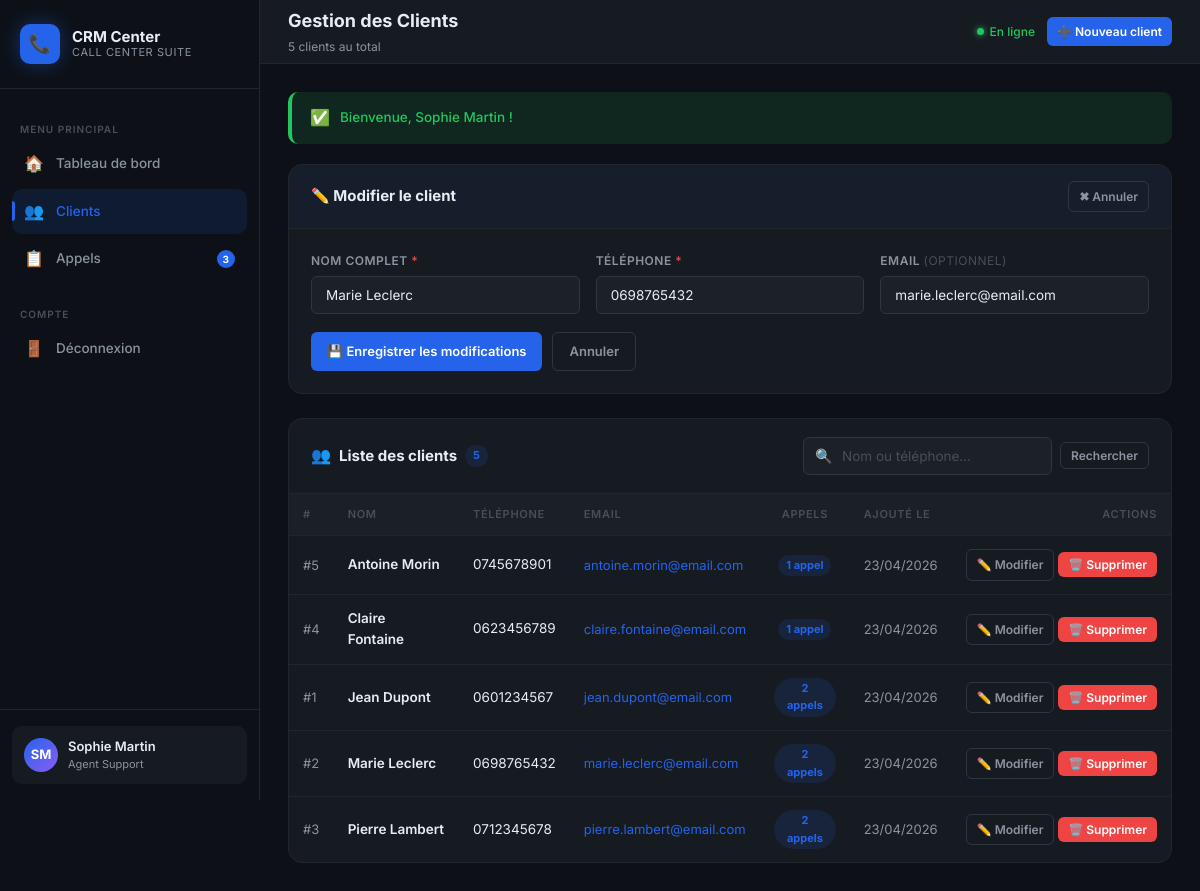
/clients.php?action=edit&id=2 (signed in), run on the app's committed database.
### tables this page shows
CREATE TABLE clients (
    id         INT UNSIGNED    AUTO_INCREMENT PRIMARY KEY,
    name       VARCHAR(100)    NOT NULL,
    phone      VARCHAR(30)     NOT NULL,
    email      VARCHAR(150)    DEFAULT NULL,
    notes      TEXT            DEFAULT NULL,
    created_at DATETIME        NOT NULL DEFAULT CURRENT_TIMESTAMP,
    updated_at DATETIME        NOT NULL DEFAULT CURRENT_TIMESTAMP ON UPDATE CURRENT_TIMESTAMP
);

### config.php (called while the page is built, shortened)
<?php
function get_flash(): ?array
{
    if (!empty($_SESSION['flash'])) {
        $flash = $_SESSION['flash'];
        return $flash;
    }
    return null;
}

### clients.php (the view, shortened to what this page needs)
<?php
require_once 'config.php';
$action     = trim($_GET['action'] ?? '');
$clientId   = (int) ($_GET['id']     ?? 0);
$formData   = ['name' => '', 'phone' => '', 'email' => ''];
if ($action === 'edit' && $clientId > 0 && $_SERVER['REQUEST_METHOD'] === 'GET') {
    $stmt = $pdo->prepare('SELECT * FROM clients WHERE id = :id');
    $stmt->execute([':id' => $clientId]);
    $editClient = $stmt->fetch();
    $formData = [
        'name'  => $editClient['name'],
        'phone' => $editClient['phone'],
        'email' => $editClient['email'] ?? '',
    ];
}
$search = trim($_GET['search'] ?? '');
if ($search !== '') {
    $like = '%' . $search . '%';
    $stmt = $pdo->prepare(
        'SELECT * FROM clients
         WHERE name LIKE :s1 OR phone LIKE :s2
         ORDER BY name ASC'
    );
    $stmt->execute([':s1' => $like, ':s2' => $like]);
} else {
    $stmt = $pdo->query('SELECT * FROM clients ORDER BY name ASC');
}
$clients = $stmt->fetchAll();
$callCounts = [];
$ccStmt = $pdo->query('SELECT client_id, COUNT(*) AS total FROM calls GROUP BY client_id');
foreach ($ccStmt->fetchAll() as $row) {
    $callCounts[$row['client_id']] = (int) $row['total'];
}
$flash = get_flash();
?>
<!DOCTYPE html>
<html lang="fr">
<head>
    <link rel="stylesheet" href="css/style.css">
</head>
<body>
<div class="app-wrapper">
    <?php include 'includes/sidebar.php'; ?>
    <div class="main-content">
        <header class="top-header">
            <div>
                <div class="header-title">Gestion des Clients</div>
                <div class="header-meta">
                    <?= count($clients) ?> client<?= count($clients) !== 1 ? 's' : '' ?>
                    <?= $search !== '' ? ' trouvé(s) pour « <strong>' . htmlspecialchars($search) . '</strong> »' : ' au total' ?>
                </div>
            </div>
            <div class="header-actions">
                <span class="status-badge-online">En ligne</span>
                <?php if ($action !== 'add'): ?>
                    <a href="clients.php?action=add" class="btn btn-primary btn-sm" id="btn-add-client">
                        ➕ Nouveau client
                    </a>
                <?php else: ?>
                    <a href="clients.php" class="btn btn-ghost btn-sm">✖ Annuler</a>
                <?php endif; ?>
            </div>
        </header>
        <div class="page-body">
            <?php if ($flash): ?>
                <div class="flash flash-<?= htmlspecialchars($flash['type']) ?>">
                    <span class="flash-icon"><?= $flash['type'] === 'success' ? '✅' : '❌' ?></span>
                    <?= htmlspecialchars($flash['message']) ?>
                </div>
            <?php endif; ?>
            <?php if ($action === 'add' || ($action === 'edit' && $clientId > 0)): ?>
            <div class="form-panel" id="client-form-panel">
                <div class="form-panel-header">
                    <div class="form-panel-title">
                        <?= $action === 'add' ? '➕ Ajouter un nouveau client' : '✏️ Modifier le client' ?>
                    </div>
                    <a href="clients.php" class="btn btn-ghost btn-sm">✖ Annuler</a>
                </div>
                <div class="form-panel-body">
                    <form
                        method="POST"
                        action="clients.php?action=<?= htmlspecialchars($action) ?><?= $action === 'edit' ? '&id=' . $clientId : '' ?>"
                        novalidate
                        id="client-form"
                    >
                        <div class="form-grid">
                            <div class="form-group">
                                <label for="name">Nom complet <span style="color:var(--danger)">*</span></label>
                                <input
                                    type="text"
                                    id="name"
                                    name="name"
                                    value="<?= htmlspecialchars($formData['name']) ?>"
                                    placeholder="Ex : Jean Dupont"
                                    maxlength="100"
                                    required
                                    autofocus
                                >
                            </div>
                            <div class="form-group">
                                <label for="phone">Téléphone <span style="color:var(--danger)">*</span></label>
                                <input
                                    type="tel"
                                    id="phone"
                                    name="phone"
                                    value="<?= htmlspecialchars($formData['phone']) ?>"
                                    placeholder="Ex : 06 01 23 45 67"
                                    maxlength="30"
                                    required
                                >
                            </div>
                            <div class="form-group">
                                <label for="email">Email <span style="color:var(--text-muted);font-weight:400;">(optionnel)</span></label>
                                <input
                                    type="email"
                                    id="email"
                                    name="email"
                                    value="<?= htmlspecialchars($formData['email']) ?>"
                                    placeholder="Ex : jean@example.com"
                                    maxlength="150"
                                >
                            </div>
                        </div>
                        <div class="form-actions" style="margin-top:18px;">
                            <button type="submit" class="btn btn-primary" id="btn-submit-client">
                                <?= $action === 'add' ? '➕ Ajouter le client' : '💾 Enregistrer les modifications' ?>
                            </button>
                            <a href="clients.php" class="btn btn-ghost">Annuler</a>
                        </div>
                    </form>
                </div>
            </div>
            <?php endif; ?>
            <div class="panel">
                <div class="panel-header">
                    <div class="panel-title">
                        <span class="panel-icon">👥</span>
                        Liste des clients
                        <span class="client-count-pill"><?= count($clients) ?></span>
                    </div>
                    <form method="GET" action="clients.php" id="search-form" style="display:flex;gap:8px;align-items:center;">
                        <div class="search-bar">
                            <span class="search-icon">🔍</span>
                            <input
                                type="text"
                                name="search"
                                id="search-input"
                                value="<?= htmlspecialchars($search) ?>"
                                placeholder="Nom ou téléphone…"
                                autocomplete="off"
                            >
                        </div>
                        <button type="submit" class="btn btn-ghost btn-sm">Rechercher</button>
                    </form>
                </div>
                <div class="table-wrapper">
                    <?php if (empty($clients)): ?>
                        <div class="empty-state">
                            <div class="empty-icon">👥</div>
                            <?php if ($search !== ''): ?>
                                <h3>Aucun résultat pour « <?= htmlspecialchars($search) ?> »</h3>
                                <p>Essayez un autre nom ou numéro de téléphone.</p>
                            <?php else: ?>
                                <h3>Aucun client enregistré</h3>
                                <p>Cliquez sur <strong>Nouveau client</strong> pour commencer.</p>
                            <?php endif; ?>
                        </div>
                    <?php else: ?>
                    <table id="clients-table">
                        <thead>
                            <tr>
                                <th>#</th>
                                <th>Nom</th>
                                <th>Téléphone</th>
                                <th>Email</th>
                                <th style="text-align:center;">Appels</th>
                                <th>Ajouté le</th>
                                <th style="text-align:right;">Actions</th>
                            </tr>
                        </thead>
                        <tbody>
                            <?php foreach ($clients as $client): ?>
                            <tr id="row-client-<?= $client['id'] ?>">
                                <td class="td-muted">#<?= $client['id'] ?></td>
                                <td>
                                    <div style="font-weight:600;">
                                        <?php
                                        $name = htmlspecialchars($client['name']);
                                        echo $name;
                                        ?>
                                    </div>
                                </td>
                                <td>
                                    <?php
                                    $phone = htmlspecialchars($client['phone']);
                                    echo $phone;
                                    ?>
                                </td>
                                <td class="td-muted">
                                    <?php if (!empty($client['email'])): ?>
                                        <a href="mailto:<?= htmlspecialchars($client['email']) ?>"
                                           style="color:var(--accent);font-size:13px;">
                                            <?= htmlspecialchars($client['email']) ?>
                                        </a>
                                    <?php else: ?>
                                        <span class="no-calls">—</span>
                                    <?php endif; ?>
                                </td>
                                <td class="call-count-cell">
                                    <?php $cnt = $callCounts[$client['id']] ?? 0; ?>
                                    <?php if ($cnt > 0): ?>
                                        <a href="calls.php?client_id=<?= $client['id'] ?>"
                                           class="client-count-pill"
                                           title="Voir les appels de ce client">
                                            <?= $cnt ?> appel<?= $cnt > 1 ? 's' : '' ?>
                                        </a>
                                    <?php else: ?>
                                        <span class="no-calls">Aucun</span>
                                    <?php endif; ?>
                                </td>
                                <td class="td-muted" style="font-size:12px;">
                                    <?= date('d/m/Y', strtotime($client['created_at'])) ?>
                                </td>
                                <td class="action-col" style="text-align:right;">
                                    <a href="clients.php?action=edit&id=<?= $client['id'] ?>"
                                       class="btn btn-ghost btn-sm"
                                       id="btn-edit-client-<?= $client['id'] ?>"
                                       title="Modifier ce client">
                                        ✏️ Modifier
                                    </a>
                                    <button
                                        class="btn btn-danger btn-sm"
                                        id="btn-delete-client-<?= $client['id'] ?>"
                                        title="Supprimer ce client"
                                        onclick="confirmDelete(
                                            <?= $client['id'] ?>,
                                            '<?= addslashes(htmlspecialchars($client['name'])) ?>'
                                        )">
                                        🗑️ Supprimer
                                    </button>
                                </td>
                            </tr>
                            <?php endforeach; ?>
                        </tbody>
                    </table>
                    <?php endif; ?>
                </div>
            </div>
        </div>
    </div>
</div>
</body>
</html>

### clients.php (style rules this page uses)
.client-count-pill { display: inline-block; background: var(--accent-light); color: var(--accent); font-size: 11px; font-weight: 700; padding: 2px 8px; border-radius: 20px; }
.form-panel { background: var(--bg-card); border: 1px solid var(--border); border-radius: var(--radius-lg); overflow: hidden; margin-bottom: 24px; animation: slideDown .2s ease; }
.form-panel-header { display: flex; align-items: center; justify-content: space-between; padding: 16px 22px; border-bottom: 1px solid var(--border); background: rgba(37,99,235,.04); }
.form-panel-title { font-size: 15px; font-weight: 700; color: var(--text-primary); display: flex; align-items: center; gap: 8px; }
.form-panel-body { padding: 22px; }
.action-col { white-space: nowrap; }
.call-count-cell { text-align: center; }

### data on the page
clients: name "Marie Leclerc", phone "0698765432", email "marie.leclerc@email.com", id "2", shows "s", created_at "23/04/2026"
clients: id "5", name "Antoine Morin", phone "0745678901", email "antoine.morin@email.com", cnt "1", created_at "23/04/2026"
clients: id "4", name "Claire Fontaine", phone "0623456789", email "claire.fontaine@email.com", cnt "1", created_at "23/04/2026"
clients: id "1", name "Jean Dupont", phone "0601234567", email "jean.dupont@email.com", cnt "2", shows "s", created_at "23/04/2026"
clients: id "3", name "Pierre Lambert", phone "0712345678", email "pierre.lambert@email.com", cnt "2", shows "s", created_at "23/04/2026"

### other printed values
$pendingCount "3"
$initials "SM"
$agentName "Sophie Martin"
count($clients) "5"
$flash['message'] "Bienvenue, Sophie Martin !"
